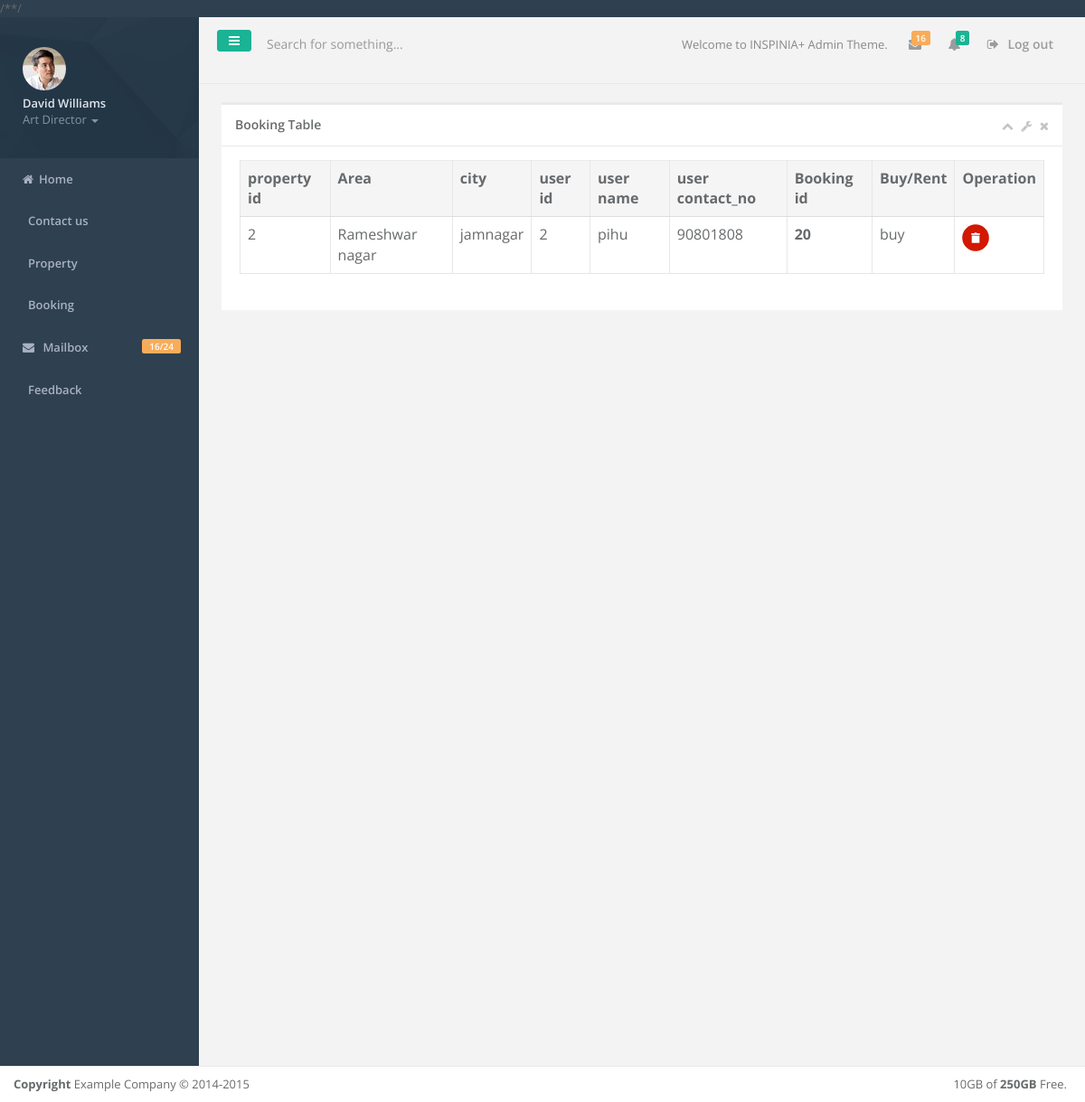
Page /admin/booking.php on the committed database.
### tables this page shows
CREATE TABLE IF NOT EXISTS `order` (
  `pid` int(10) NOT NULL,
  `uid` int(10) NOT NULL,
`bid` int(11) NOT NULL,
  `set_bid` int(11) NOT NULL
);

CREATE TABLE IF NOT EXISTS `property` (
`pid` int(5) NOT NULL,
  `city` varchar(15) NOT NULL,
  `area` varchar(100) NOT NULL,
  `image` varchar(66) NOT NULL,
  `sqft` varchar(10) NOT NULL,
  `bhk` varchar(5) NOT NULL,
  `buy_rent` varchar(5) NOT NULL,
  `owner_contact` int(15) NOT NULL,
  `owner_name` varchar(100) NOT NULL,
  `type` varchar(50) NOT NULL,
  `rate` varchar(11) NOT NULL
);

CREATE TABLE IF NOT EXISTS `user` (
  `uname` varchar(25) NOT NULL,
  `ucontact` int(15) NOT NULL,
  `gender` varchar(8) NOT NULL,
  `add` varchar(500) NOT NULL,
  `email` varchar(50) NOT NULL,
  `pswd` varchar(8) NOT NULL,
`uid` int(11) NOT NULL
);

### admin/booking.php (the view, shortened to what this page needs)
                    ?>*/
<!DOCTYPE html>
<html>
<head>
    <link href="css/bootstrap.min.css" rel="stylesheet">
    <link href="font-awesome/css/font-awesome.css" rel="stylesheet">
    <link href="css/plugins/iCheck/custom.css" rel="stylesheet">
    <link href="css/animate.css" rel="stylesheet">
    <link href="css/style.css" rel="stylesheet">
</head>
<body>
    <div id="wrapper">
    <nav class="navbar-default navbar-static-side" role="navigation">
            <div class="sidebar-collapse">
                <ul class="nav metismenu" id="side-menu">
                    <li class="nav-header">
                        <div class="dropdown profile-element"> <span>
                            <img alt="image" class="img-circle" src="img/profile_small.jpg" />
                             </span>
                            <a data-toggle="dropdown" class="dropdown-toggle" href="#">
                            <span class="clear"> <span class="block m-t-xs"> <strong class="font-bold">David Williams</strong>
                             </span> <span class="text-muted text-xs block">Art Director <b class="caret"></b></span> </span> </a>
                        </div>
					<li>
                        <a href="index.php"><i class="fa fa-home"></i><span class="nav-label">Home </span></a>
                    </li>
					<li>
                        <a href="contact.php"><i class="fa fa-contact"></i><span class="nav-label">Contact us</span></a>
                    </li>
					<li>
                        <a href="room.php"><i class="fa fa-contact"></i><span class="nav-label">Property</span></a>
                    </li>
					<li>
                        <a href="booking.php"><i class="fa fa-contact"></i><span class="nav-label">Booking</span></a>
                    </li>
                    <li>
                        <a href="mailbox.html"><i class="fa fa-envelope"></i> <span class="nav-label">Mailbox </span><span class="label label-warning pull-right">16/24</span></a>
                    </li>
                    <li>
                        <a href="feed.php"><i class="fa fa-contact"></i><span class="nav-label">Feedback</span></a>
                    </li>
                </ul>
            </div>
        </nav>
        <div id="page-wrapper" class="gray-bg">
        <div class="row border-bottom">
        <nav class="navbar navbar-static-top" role="navigation" style="margin-bottom: 0">
        <div class="navbar-header">
            <a class="navbar-minimalize minimalize-styl-2 btn btn-primary " href="#"><i class="fa fa-bars"></i> </a>
            <form role="search" class="navbar-form-custom" action="booking.php" method="GET">
                <div class="form-group">
                    <input type="text" placeholder="Search for something..." class="form-control" name="top-search" id="top-search">
                </div>
            </form>
        </div>
            <ul class="nav navbar-top-links navbar-right">
                <li>
                    <span class="m-r-sm text-muted welcome-message">Welcome to INSPINIA+ Admin Theme.</span>
                </li>
                <li class="dropdown">
                    <a class="dropdown-toggle count-info" data-toggle="dropdown" href="#">
                        <i class="fa fa-envelope"></i>  <span class="label label-warning">16</span>
                    </a>
                </li>
                <li class="dropdown">
                    <a class="dropdown-toggle count-info" data-toggle="dropdown" href="#">
                        <i class="fa fa-bell"></i>  <span class="label label-primary">8</span>
                    </a>
                </li>
                <li>
                    <a href="logout.php">
                        <i class="fa fa-sign-out"></i> Log out
                    </a>
                </li>
            </ul>
        </nav>
        </div>
        <div class="wrapper wrapper-content animated fadeInRight">
            <div class="row">
                <div class="col-lg-6" style="width:100%">
                    <div class="ibox float-e-margins">
                        <div class="ibox-title">
                            <h5>Booking Table </h5>
                            <div class="ibox-tools">
                                <a class="collapse-link">
                                    <i class="fa fa-chevron-up"></i>
                                </a>
                                <a class="dropdown-toggle" data-toggle="dropdown" href="#">
                                    <i class="fa fa-wrench"></i>
                                </a>
                                <a class="close-link">
                                    <i class="fa fa-times"></i>
                                </a>
                            </div>
                        </div>
                        <div class="ibox-content">
					    <table class="table table-bordered">
                                <thead>
                                <tr >
                                    <th>property id</th>
                                    <th>Area</th>
                                    <th>city</th>
                                    <th>user id</th>
                                    <th>user name</th>
                                    <th>user contact_no</th>
									<th>Booking id</th>
                                    <th>Buy/Rent</th>
									<th>Operation</th>
                                </tr>
                                </thead>
                                <tbody>
								<?php
							$q="SELECT * FROM `order`";
							$r=mysql_query($q);
							while($arr=mysql_fetch_row($r))
							{
                                $pid=$arr[0];
                                $uid=$arr[1];
                                $q1="select * from property where pid='$pid'";
                                $q2="select * from user where uid='$uid'";
                                $r1=mysql_query($q1);
                                $arr1=mysql_fetch_row($r1);
                                $r2=mysql_query($q2);
                                $arr2=mysql_fetch_row($r2);
							?>
							<tr>
								<td><?=$arr[0]?></td>
                                <td><?php echo $arr1[2];?></td>
                                <td><?php echo $arr1[1];?></td>
								<td><?=$arr[1]?></td>
                                <td><?php echo $arr2[0];?></td>
                                <td><?php echo $arr2[1];?></td>
								<th><?=$arr[2]?></th>
                                <td><?php echo $arr1[6];?></td>
								<td><a href="delorder.php?id=<?=$arr[0]?>" onclick="return confirm ('Are you sure you want to delete ? ');"><img src="d.png" height=30 width=30></a></td>
							</tr>
							<?php
							}
							?>
                                </tbody>
                            </table>
                        </div>
                    </div>
                </div>
                </div>
            </div>
        </div>
        <div class="footer">
            <div class="pull-right">
                10GB of <strong>250GB</strong> Free.
            </div>
            <div>
                <strong>Copyright</strong> Example Company &copy; 2014-2015
            </div>
        </div>
        </div>
</body>
</html>

### rows in the picture
order: pid "2", property.area "Rameshwar nagar", property.city "jamnagar", uid "2", uid.uname "pihu", uid.ucontact "90801808", bid "20", property.buy_rent "buy"
